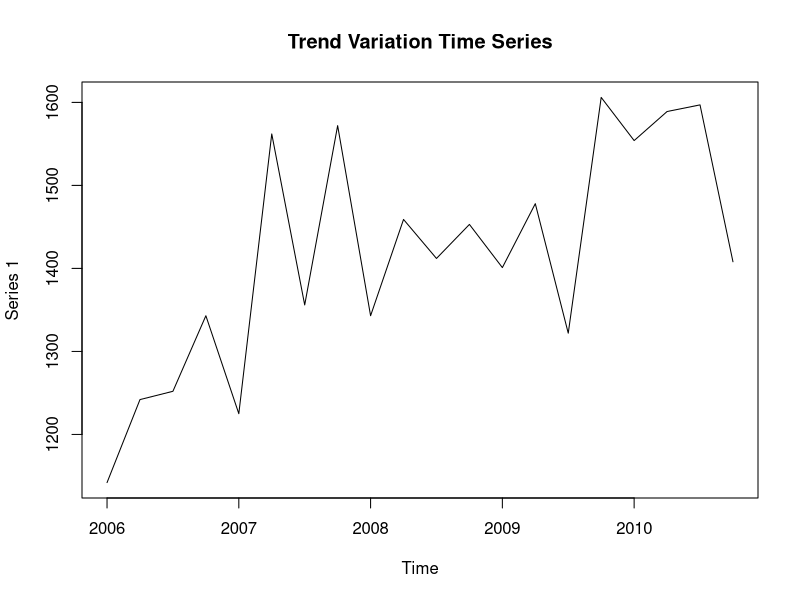

R code for this plot:
##########################################################################################################################################

#(주의) ->  순차적으로 코드를 실행하는 것을 권함!

#에러 발생 시 github Time_Series_Analysis/R_Time_Series_Data_Analysis 경로에 issue를 남기면 확인

##########################################################################################################################################


### 시계열 데이터의 자료 형태.

## 추세변동 시계열(Trend Variation Time Series).

# 시간에 따라 증가하거나 또는 감소하는 경향을 보여주는 시계열 형태.
# 이러한 추세변동(Trend Variation, Trend Fluctuation, 경향변동.)

# 수식의 α, β 는  미지의 모수로서 시계열 자료에서 추정.

# 수식의 "α + β1t"는 선형의 추세변동(Linear Trend Variation)을 나타내는 수식.
# 두 번째 수식의 "α + β1t + β2t" 는 2차식의 비선형에 따른 추세변동(Non-Linear Trend variation)을 나타내는 수식.




.libPaths("C://Users//yjang//R")    # 저장 디렉토리 및 lib 경로 설정.


dd3 = matrix(c(1142, 1242, 1252, 1343,   1225, 1562, 1356, 1572,
               1343, 1459, 1412, 1453,   1401, 1478, 1322, 1606,
               1554, 1589, 1597, 1408))

dd3.ts = ts(data=dd3, start=c(2006,1), frequency = 4)
dd3.ts

plot(dd3.ts, main = "Trend Variation Time Series")




############################################################결과값(print)#################################################################

# > dd3 = matrix(c(1142, 1242, 1252, 1343,   1225, 1562, 1356, 1572,
#                  +                1343, 1459, 1412, 1453,   1401, 1478, 1322, 1606,
#                  +                1554, 1589, 1597, 1408))
# > 
#   > dd3.ts = ts(data=dd3, start=c(2006,1), frequency = 4)
# > dd3.ts
# Qtr1 Qtr2 Qtr3 Qtr4
# 2006 1142 1242 1252 1343
# 2007 1225 1562 1356 1572
# 2008 1343 1459 1412 1453
# 2009 1401 1478 1322 1606
# 2010 1554 1589 1597 1408
# > 
#   > plot(dd3.ts, main = "Trend Variation Time Series")

##########################################################################################################################################
